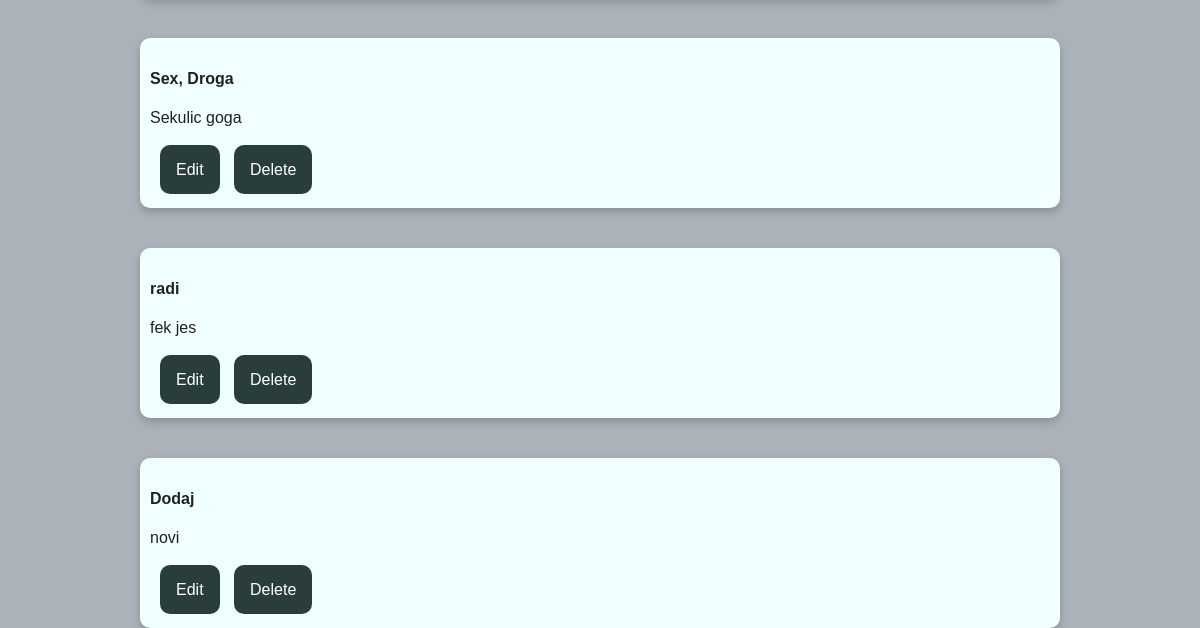
/profile/ (signed in, lower part), run on an earlier commit of the app's database.
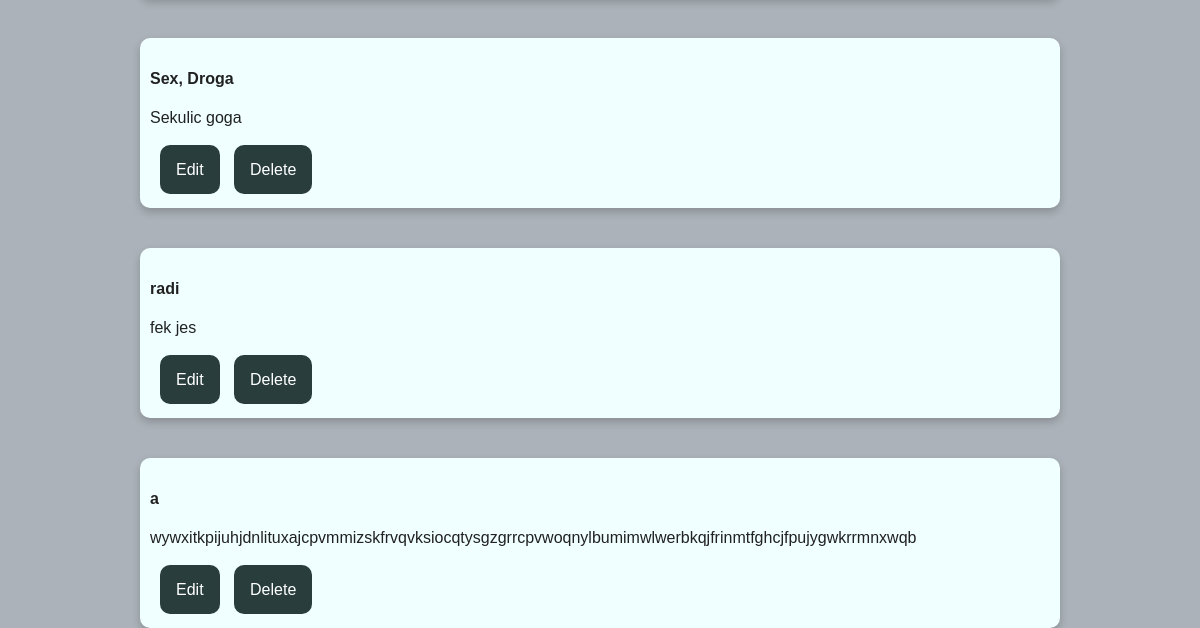
And on a later commit of the database.
### posts/models.py (models this page shows, shortened)
class Post(models.Model):
    post_title = models.CharField(max_length = 100)
    post_tweet = models.CharField(max_length = 100)
    post_user_id = models.ForeignKey(User, on_delete = models.CASCADE, default="")

### posts/views.py (the view)
# urls.py: path('profile/', PostProfileView.as_view(), name = 'posts-profile'),
class PostProfileView(LoginRequiredMixin, ListView):
	model = Post
	context_object_name = 'posts'
	template_name = 'posts/profile.html'
	def get_queryset(self):
		post_user_id = self.request.user
		title = self.request.GET.get('title')
		tweet = self.request.GET.get('tweet')
		qs = super(PostProfileView, self).get_queryset()
		if is_valid_queryparam(title):
			qs = qs.filter(post_title__icontains = title)
		elif is_valid_queryparam(tweet):
			qs = qs.filter(post_tweet__icontains = tweet)
		return qs.filter(post_user_id = post_user_id)

### posts/views.py (called while the page is built)
def is_valid_queryparam(param):
    return param != '' and param is not None

### posts/templates/posts/profile.html (shortened to what this page needs)
{% extends "posts/layouts/header.html"%}
{% block content %}
  {% for post in posts %}
    <div class="card">
      <div class="container">
        <h4><b>{{ post.post_title }}</b></h4>
        <p> {{post.post_tweet}} </p>
        <br>
        {% if post.post_user_id == user %}
          <a class="dropbtn" href="{% url 'posts-edit_post' post.id %}">Edit</a>
          <a class="dropbtn" href="{% url 'posts-delete_post' post.id %}"> Delete </a>
        {% endif %}
      </div>
    </div>
  {% endfor %}
{% endblock content %}

What changed in the data, as far as the page shows it:
removed Post: post_title "Dodaj", post_tweet "novi", shows "Edit"
added Post: post_title "a", post_tweet "wywxitkpijuhjdnlituxajcpvmmizskfrvqvksiocqtysgzgrrcpvwoqnylbumimwlwerbkqjfrinmtfghcjfpujygwkrrmnxwqb", shows "Edit"
